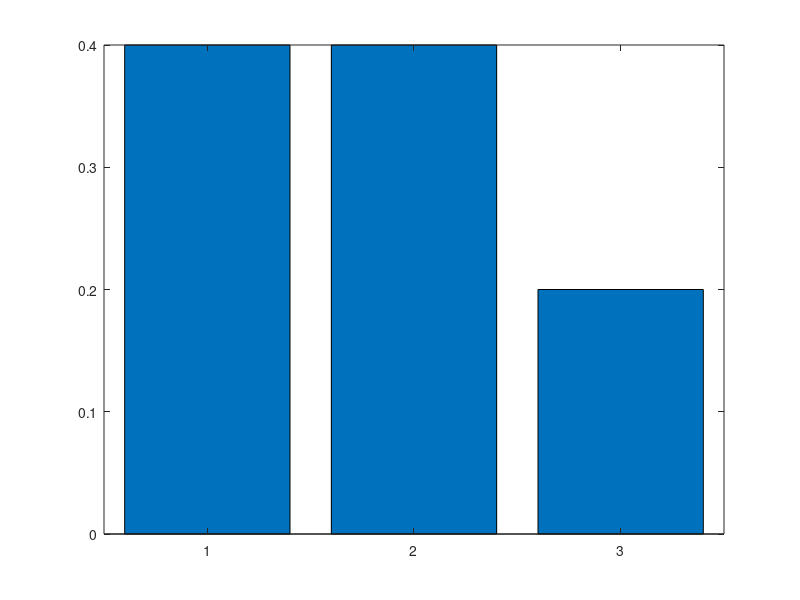

Write MATLAB code to recreate this figure.
%% very, very short introduction to matlab

X = 1; % rv in {1...M}
Y = 1; % rv in (1...L}

M = 5;
L = 3;

n = ceil(rand(M,L)*10); % random counts
imagesc(n); % look at counts
colorbar; 

N = sum(n(:)); % sum all elements of n
sum(sum(n));

N_slow = 0;
for i =1:M
    for j = 1:L
        N_slow = N_slow + n(i,j);
    end
end

i = 1;
j = 3;

n(i,j) % index an element of an array

PXY = n/N; % normalize to produce distribution

imagesc(PXY); % look at joint distribution
colorbar;

c = sum(n,2); % "marginalize" (nearly), Y out (columns)

PX = c/N; % PX = \sum_Y PXY = c/N

bar(PX); % plot discrete distribution
sum(PX) % is X actualy marginal distribution

%% this is the sum rule of probability PX = \sum_Y PXY

% ??? how to get P(Y)?
sum(PXY)

%% conditional probability

i=2;
PYgivenXequalsi = n(i,:)/sum(n(i,:))
bar(PYgivenXequalsi)

%% product rule

PYgivenX = n./repmat(sum(n,2),1,L);
PX = sum(n,2)/sum(n(:));
PXYproductrule = PYgivenX.*repmat(PX,1,L);
n % original counts
PXYproductrule*N % "reconstituting" counts

%% Bayes theorem P(X|Y) = P(Y|X)*P(X) / P(Y)
% sometimes model is given in terms of likelihood P(Y|X) and prior P(X)
% and the joint must be calculated
joint = PYgivenX.*repmat(PX,1,L);
PY = sum(joint,1);
posterior = joint ./ repmat(PY,M,1); 

% check normalization
sum(posterior)

%% apple and orange example

% model specification
r = 1;
b = 2;
PB = [.4 .6];

a = 1;
o = 2;

PFgivenB = zeros(2,2); % fruit rows, baskect (red, blue) columns
PFgivenB(a,r) = 1/4;
PFgivenB(o,r) = 3/4;
PFgivenB(a,b) = 3/4;
PFgivenB(o,b) = 1/4;

% what's the marginal distribution of picking a fruit, regardless of the
% basket from which it came
PFapple = PB(r)*PFgivenB(a,r) + PB(b)*PFgivenB(a,b)
PForange = 1-PFapple
PF = PFgivenB*(PB')

% what's the posterior probability of the fruit having been drawn from the
% red basket given that the observed fruit was an orange
PBredGivenForange = PFgivenB(o,r)*PB(r) / (PFgivenB(o,r)*PB(r) + PFgivenB(o,b)*PB(b) )

% calculate the joint distribution 
PBandF = PFgivenB.*repmat(PB,2,1)
% marginalize to get marginal over fruits
PF = sum(PBandF,2)
PB = sum(PBandF)

PBgivenF = (PBandF./repmat(PF,1,2))' %transpose for indexing purposes

PBgivenF(r,o) % posterior probability of the red basket (same at 10 lines above)